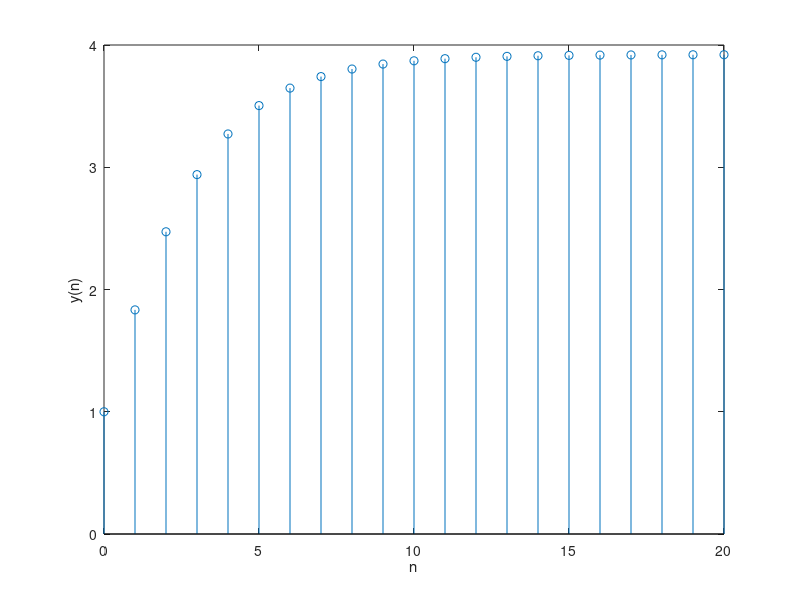

Source code (MATLAB):
close all
clear all
clc
% % Direct Form realization of IIR and FIR filters
% -----------------------------------------------
%  y = filtr(b,a,x)
%  y = output sequence
%  b = 1 by N matrix of real coefficients of Numerator
%  a = 1 by M matrix of real coefficients of Denominator
%  x = input sequence
%%%%%%%%%%%%%%%%%%%%%%%%%%%%%%%%%%%%%%%%%%%%%%%%%%%
% Parameters
%%%%%%%%%%%%%%%%%%%%%%%%%%%%%%%%%%%%%%%%%%%%%%%%%%%
% Enter numerator and denominator coefficients 
b=[1 1/2 1/4 1/8 1/16 1/32];
a=[1 -1/3 -1/9 -1/27 -1/81 -1/243];

% Enter Input Sequence
x=ones(1,21);
%%%%%%%%%%%%%%%%%%%%%%%%%%%%%%%%%%%%%%%%%%%%%%%%%%%
% Function
%%%%%%%%%%%%%%%%%%%%%%%%%%%%%%%%%%%%%%%%%%%%%%%%%%%
% Solve
y=filter(b,a,x)

% Display Results
n=0:1:20;
stem(n,y)
xlabel('n')
ylabel('y(n)')